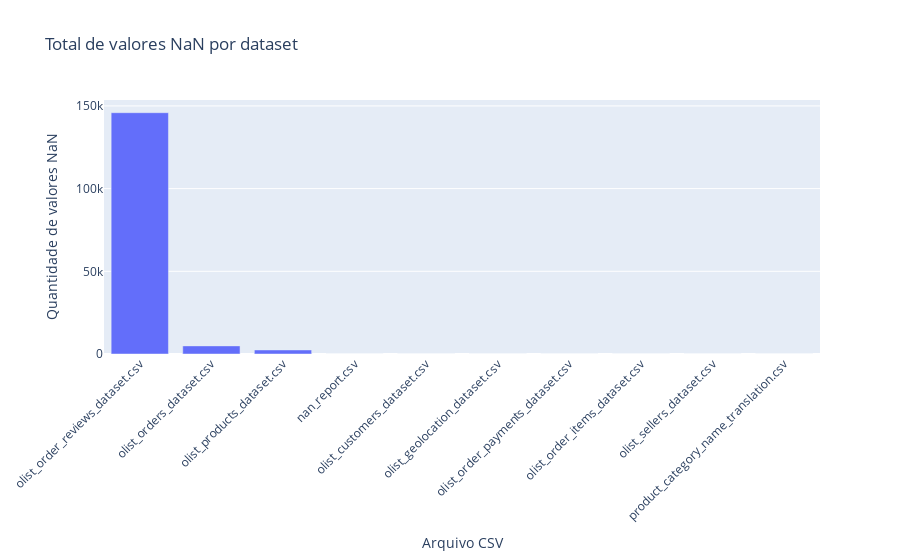
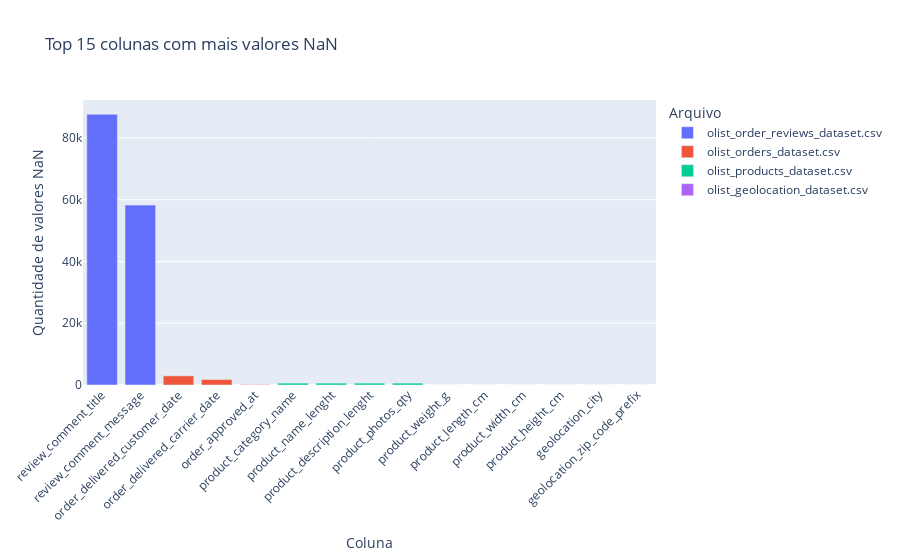

The cell these charts' notebook holds for them, in order:
### Markdown cell above
### Gráfico com as colunas problemáticas

### Code cell
import plotly.express as px

# carrega o relatório consolidado
df_nan = pd.read_csv("../data/nan_report.csv")

# 1) Total de NaNs por arquivo
df_arquivo = (
   df_nan
   .groupby("arquivo", as_index=False)["n_nan"]
   .sum()
   .sort_values("n_nan", ascending=False)
)

fig_arquivos = px.bar(
   df_arquivo,
   x="arquivo",
   y="n_nan",
   title="Total de valores NaN por dataset",
   labels={
      "arquivo": "Arquivo CSV",
      "n_nan": "Quantidade de valores NaN"
   }
)

fig_arquivos.update_layout(xaxis_tickangle=-45)
fig_arquivos.show()

# 2) Opcional: top 15 colunas com mais NaNs
df_colunas = (
   df_nan
   .sort_values("n_nan", ascending=False)
   .head(15)
)

fig_colunas = px.bar(
   df_colunas,
   x="coluna",
   y="n_nan",
   color="arquivo",
   title="Top 15 colunas com mais valores NaN",
   labels={
      "coluna": "Coluna",
      "n_nan": "Quantidade de valores NaN",
      "arquivo": "Arquivo"
   }
)

fig_colunas.update_layout(xaxis_tickangle=-45)
fig_colunas.show()

### Figure 1 — Plotly figure (JSON) as saved in the notebook; plotly's stock layout.template omitted (floating-point values rounded to 4 significant figures)
{"data": [{"hovertemplate": "Arquivo CSV=%{x}<br>Quantidade de valores NaN=%{y}<extra></extra>", "legendgroup": "", "marker": {"color": "#636efa", "pattern": {"shape": ""}}, "name": "", "orientation": "v", "showlegend": false, "textposition": "auto", "type": "bar", "x": ["olist_order_reviews_dataset.csv", "olist_orders_dataset.csv", "olist_products_dataset.csv", "nan_report.csv", "olist_customers_dataset.csv", "olist_geolocation_dataset.csv", "olist_order_payments_dataset.csv", "olist_order_items_dataset.csv", "olist_sellers_dataset.csv", "product_category_name_translation.csv"], "xaxis": "x", "y": [145903, 4908, 2448, 0, 0, 0, 0, 0, 0, 0], "yaxis": "y"}], "layout": {"barmode": "relative", "legend": {"tracegroupgap": 0}, "title": {"text": "Total de valores NaN por dataset"}, "xaxis": {"anchor": "y", "domain": [0, 1], "tickangle": -45, "title": {"text": "Arquivo CSV"}}, "yaxis": {"anchor": "x", "domain": [0, 1], "title": {"text": "Quantidade de valores NaN"}}}}

### Figure 2 — Plotly figure (JSON) as saved in the notebook; plotly's stock layout.template omitted (floating-point values rounded to 4 significant figures)
{"data": [{"hovertemplate": "Arquivo=olist_order_reviews_dataset.csv<br>Coluna=%{x}<br>Quantidade de valores NaN=%{y}<extra></extra>", "legendgroup": "olist_order_reviews_dataset.csv", "marker": {"color": "#636efa", "pattern": {"shape": ""}}, "name": "olist_order_reviews_dataset.csv", "orientation": "v", "showlegend": true, "textposition": "auto", "type": "bar", "x": ["review_comment_title", "review_comment_message"], "xaxis": "x", "y": [87656, 58247], "yaxis": "y"}, {"hovertemplate": "Arquivo=olist_orders_dataset.csv<br>Coluna=%{x}<br>Quantidade de valores NaN=%{y}<extra></extra>", "legendgroup": "olist_orders_dataset.csv", "marker": {"color": "#EF553B", "pattern": {"shape": ""}}, "name": "olist_orders_dataset.csv", "orientation": "v", "showlegend": true, "textposition": "auto", "type": "bar", "x": ["order_delivered_customer_date", "order_delivered_carrier_date", "order_approved_at"], "xaxis": "x", "y": [2965, 1783, 160], "yaxis": "y"}, {"hovertemplate": "Arquivo=olist_products_dataset.csv<br>Coluna=%{x}<br>Quantidade de valores NaN=%{y}<extra></extra>", "legendgroup": "olist_products_dataset.csv", "marker": {"color": "#00cc96", "pattern": {"shape": ""}}, "name": "olist_products_dataset.csv", "orientation": "v", "showlegend": true, "textposition": "auto", "type": "bar", "x": ["product_category_name", "product_name_lenght", "product_description_lenght", "product_photos_qty", "product_weight_g", "product_length_cm", "product_width_cm", "product_height_cm"], "xaxis": "x", "y": [610, 610, 610, 610, 2, 2, 2, 2], "yaxis": "y"}, {"hovertemplate": "Arquivo=olist_geolocation_dataset.csv<br>Coluna=%{x}<br>Quantidade de valores NaN=%{y}<extra></extra>", "legendgroup": "olist_geolocation_dataset.csv", "marker": {"color": "#ab63fa", "pattern": {"shape": ""}}, "name": "olist_geolocation_dataset.csv", "orientation": "v", "showlegend": true, "textposition": "auto", "type": "bar", "x": ["geolocation_city", "geolocation_zip_code_prefix"], "xaxis": "x", "y": [0, 0], "yaxis": "y"}], "layout": {"barmode": "relative", "legend": {"title": {"text": "Arquivo"}, "tracegroupgap": 0}, "title": {"text": "Top 15 colunas com mais valores NaN"}, "xaxis": {"anchor": "y", "domain": [0, 1], "tickangle": -45, "title": {"text": "Coluna"}}, "yaxis": {"anchor": "x", "domain": [0, 1], "title": {"text": "Quantidade de valores NaN"}}}}
